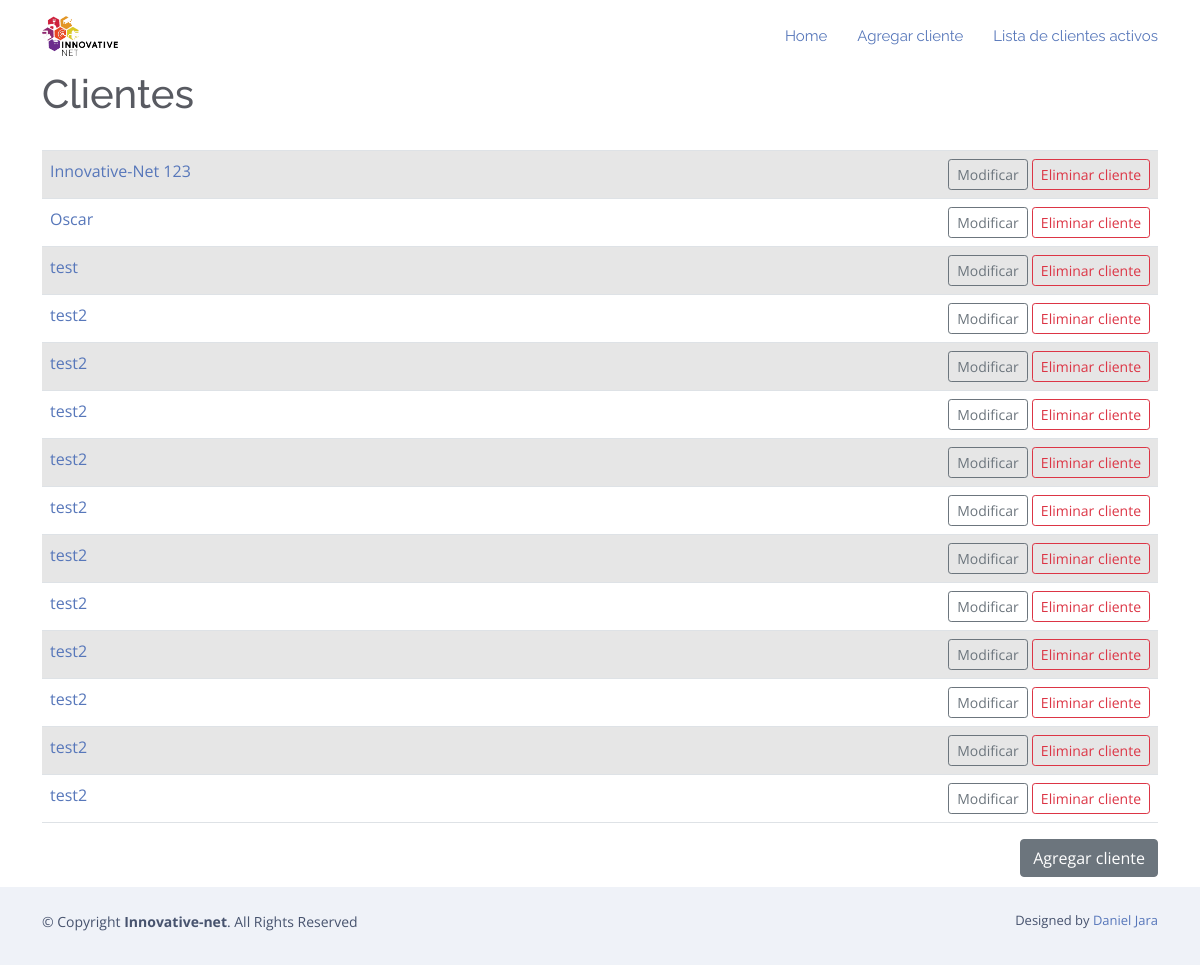
The page /clientes on the database as committed earlier.
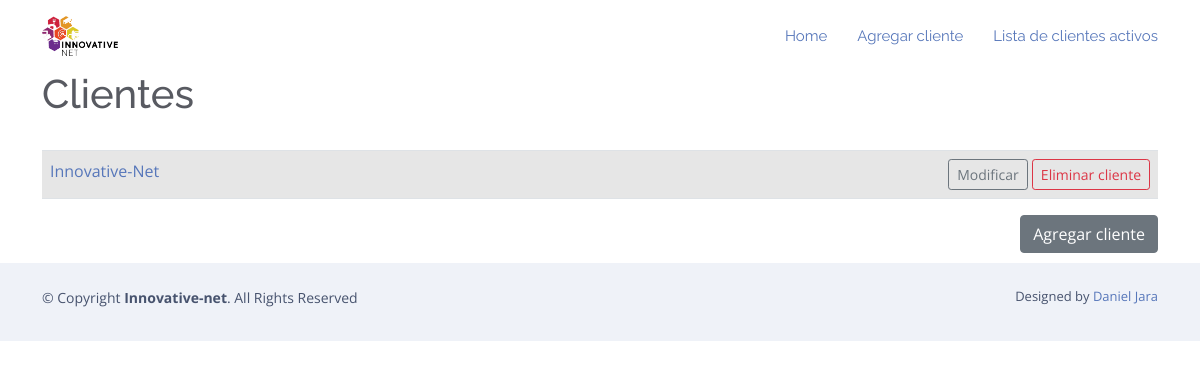
The same page on the database as committed later.
### RPA/models.py (models this page shows)
class Cliente(models.Model):
    nombre = models.CharField('Nombre de la compañia cliente',max_length=200)
    encargado = models.CharField('Nombre del contacto dentro de la empresa',max_length
    =120)
    puesto_encargado = models.CharField('Puesto del contacto',max_length
    =120)
    numero_contacto=models.CharField('Numero de telefono para contactar',max_length
    =10)
    correo_contacto=models.EmailField('Correo para contactar',blank=True)
    lugar_de_mantenimiento = models.CharField('Lugar en que se realizara el mantenimiento',max_length
    =120,blank=True)
    descripcion_cotizacion = models.TextField('Descripcion de la cotizacion',blank=True)
    fecha = models.DateTimeField('Fecha de realizacion de la cotizacion',blank=True,null=True)
    mantenimiento = models.ManyToManyField(Mantenimiento, blank=True, related_name='cliente')
    dispositivo = models.ManyToManyField(Dispositivo, blank=True, related_name="cliente")
    def __str__(self):
        return self.nombre
    class Meta:
        ordering = ['nombre']

### RPA/views.py (the view)
# urls.py: path('clientes',views.todos_clientes, name='lista_clientes'),
def todos_clientes(request):
    lista_clientes = Cliente.objects.all()
    return render(request,'mantenimientos/Clientes.html',{'lista_clientes':lista_clientes})

### RPA/templates/mantenimientos/Clientes.html
{% extends 'mantenimientos/base.html'%}
{% load static %}
{% block body %}
        <h1>Clientes</h1>
        <br/>
        <table class="table table-striped table-hover table bordered">
        {% for cliente in lista_clientes %}
                <tr>
                        <td>
                              <a href="{% url 'mostrar_cliente' cliente.id %}"
                              >{{ cliente }}</a>
                                </td>
                        <td align="right">
                                <a href="{% url 'modificar_cliente' cliente.id %}">
                                        <button type="button" class="btn btn-outline-secondary btn-sm">Modificar</button>
                                </a>
                                <a href="{% url 'eliminar_cliente' cliente.id%}">
                                        <button type="button" class="btn btn-outline-danger btn-sm">Eliminar cliente</button>
                                </a>
                        </td>
                </tr>
        {% endfor %}
        </table>
        <a href="{% url 'agregar_cliente' %}">
                        <button type="button" class="btn btn-secondary"style="float: right">Agregar cliente</button>
        </a>
        <br/>
        <br/>
{% endblock %}

### RPA/templates/mantenimientos/base.html (shortened to what this page needs)
{% load static %}
<!DOCTYPE html>
<html lang="en">
<head>
  <link rel="stylesheet" href="https://stackpath.bootstrapcdn.com/bootstrap/4.5.0/css/bootstrap.min.css">
  <link href="{% static '\vendor\aos\aos.css' %}" rel="stylesheet">
  <link href="{% static '\vendor\bootstrap\css\bootstrap.min.css' %}" rel="stylesheet">
  <link href="{% static '\vendor\bootstrap-icons\bootstrap-icons.css' %}" rel="stylesheet">
  <link href="{% static '\vendor\boxicons\css\boxicons.min.css' %}" rel="stylesheet">
  <link href="{% static '\vendor\glightbox\css\glightbox.min.css' %}" rel="stylesheet">
  <link href="{% static '\vendor\swiper\swiper-bundle.min.css' %}" rel="stylesheet">
  <link href="{% static '\css\style.css' %}" rel="stylesheet">
</head>
<body style="padding-top: 70px;">
  <header id="header" class="fixed-top  header-transparent ">
    <div class="container d-flex align-items-center justify-content-between">
      <div class="logo">
        <a href="https://www.innovative-net.mx/"><img src="{% static '\assets\img\horizontal blanco.png' %}" alt="" class="img-fluid"></a>
      </div>
      <nav id="navbar" class="navbar">
        <ul>
          <li><a class="nav-link scrollto active" href="https://www.innovative-net.mx/">Home</a></li>
          <li><a class="nav-link scrollto active" href="{% url 'agregar_cliente' %}">Agregar cliente</a></li>
          <li><a class="nav-link scrollto active" href="{% url 'lista_clientes' %}">Lista de clientes activos</a></li>
        </ul>
      </nav>
    </div>
  </header>
    <div class="container-sm">
      {% block body %}
      {% endblock %}
    </div>
        <footer id="footer">
            <div class="container py-4">
              <div class="copyright">
                &copy; Copyright <strong><span>Innovative-net</span></strong>. All Rights Reserved
              </div>
              <div class="credits">
                Designed by <a href="https://bootstrapmade.com/">Daniel Jara</a>
              </div>
            </div>
          </footer>
</body>
        </html>

### RPA/static/css/style.css (style rules this page uses)
body { font-family: "Open Sans", sans-serif; color: #585a61; }
a { color: #5777ba; text-decoration: none; }
h1, h2, h3, h4, h5, h6 { font-family: "Raleway", sans-serif; }
#header { transition: all 0.5s; z-index: 997; transition: all 0.5s; padding: 15px 0; background: rgba(255, 255, 255, 0.95); }
#header.header-transparent { background: transparent; }
#header .logo img { margin: 0; max-height: 40px; }
.navbar { padding: 0; }
.navbar ul { margin: 0; padding: 0; display: flex; list-style: none; align-items: center; }
.navbar li { position: relative; }
.navbar a, .navbar a:focus { display: flex; align-items: center; justify-content: space-between; padding: 10px 0 10px 30px; font-family: "Raleway", sans-serif; font-size: 15px; color: #47536e; white-space: nowrap; transition: 0.3s; }
.navbar a:hover, .navbar .active, .navbar .active:focus, .navbar li:hover > a { color: #5777ba; }
#footer { background: #fff; padding: 0 0 30px 0; color: #47536e; font-size: 14px; background: #eff2f8; }
#footer .copyright { text-align: center; float: left; color: #47536e; }
#footer .credits { float: right; text-align: center; font-size: 13px; color: #47536e; }

Rows that differ between the two databases and show on the page:
removed Cliente: nombre "Innovative-Net 123"
removed Cliente: nombre "Oscar"
removed Cliente: nombre "test"
removed Cliente: nombre "test2"
removed Cliente: nombre "test2"
removed Cliente: nombre "test2"
removed Cliente: nombre "test2"
removed Cliente: nombre "test2"
removed Cliente: nombre "test2"
removed Cliente: nombre "test2"
removed Cliente: nombre "test2"
removed Cliente: nombre "test2"
removed Cliente: nombre "test2"
removed Cliente: nombre "test2"
added Cliente: nombre "Innovative-Net"
